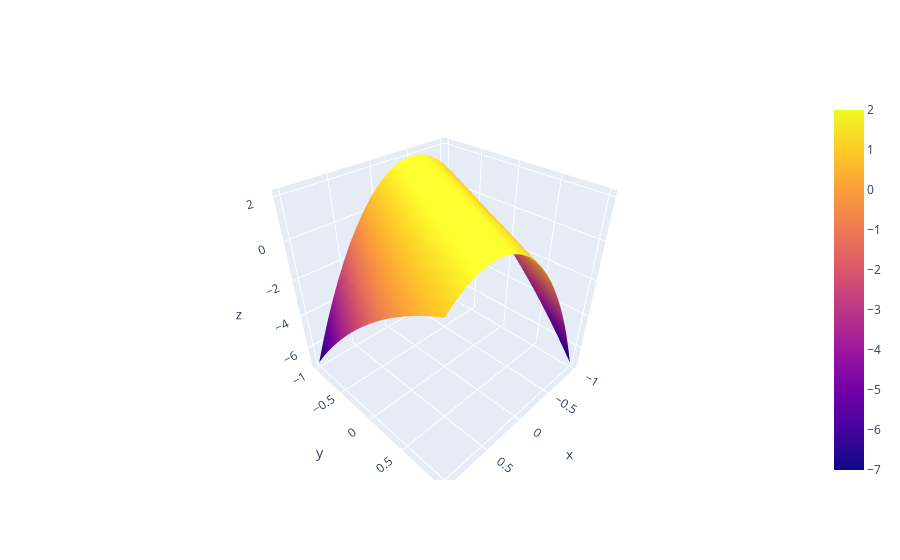

Source (notebook cell):
### Code cell
u, v = sympy.symbols("u v")
# f_explicit = sympy.sqrt(100 - v**2 - u**2)
# f_explicit = sympy.sqrt(100 - v**2 -2*u**2)
# f_explicit = sympy.sqrt(100 - (0.5*v - 0.5*u))
f_explicit = 2 + -(2*u-v)*(2*u-v)
x, y = u, v

# coordinate range
xx = np.linspace(-1, 1, 21)
yy = np.linspace(-1, 1, 21)

# make coordinate point
X, Y = np.meshgrid(xx, yy)

# dependent variable point on coordinate
f2 = sympy.lambdify((x, y), f_explicit)
Z = f2(X, Y)

# print(X)

fig = go.Figure(go.Surface(x=X, y=Y, z=Z, surfacecolor=Z)) # np.zeros_like(Z)
fig.show()

### Figure 1 — Plotly figure (JSON) as saved in the notebook; plotly's stock layout.template omitted (floating-point values rounded to 4 significant figures; data arrays with more than 128 entries replaced by an {"elided": "..."} marker saying what was removed)
{"data": [{"surfacecolor": {"elided": "21x21 float values"}, "type": "surface", "x": {"elided": "21x21 float values"}, "y": {"elided": "21x21 float values"}, "z": {"elided": "21x21 float values"}}], "layout": {}}
